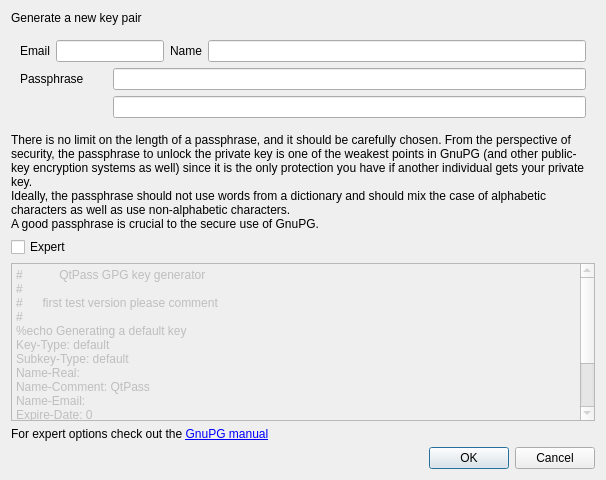
<?xml version="1.0" encoding="UTF-8"?>
<ui version="4.0">
 <class>KeygenDialog</class>
 <widget class="QDialog" name="KeygenDialog">
  <property name="geometry">
   <rect>
    <x>0</x>
    <y>0</y>
    <width>606</width>
    <height>480</height>
   </rect>
  </property>
  <property name="windowTitle">
   <string>Generate GnuPG keypair</string>
  </property>
  <layout class="QVBoxLayout" name="verticalLayout_2">
   <item>
    <widget class="QLabel" name="label">
     <property name="sizePolicy">
      <sizepolicy hsizetype="Preferred" vsizetype="Maximum">
       <horstretch>0</horstretch>
       <verstretch>0</verstretch>
      </sizepolicy>
     </property>
     <property name="text">
      <string>Generate a new key pair</string>
     </property>
    </widget>
   </item>
   <item>
    <widget class="QFrame" name="frame">
     <property name="frameShape">
      <enum>QFrame::NoFrame</enum>
     </property>
     <property name="frameShadow">
      <enum>QFrame::Plain</enum>
     </property>
     <layout class="QVBoxLayout" name="verticalLayout">
      <property name="leftMargin">
       <number>0</number>
      </property>
      <property name="topMargin">
       <number>0</number>
      </property>
      <property name="rightMargin">
       <number>0</number>
      </property>
      <property name="bottomMargin">
       <number>0</number>
      </property>
      <item>
       <widget class="QWidget" name="widget" native="true">
        <layout class="QGridLayout" name="gridLayout">
         <item row="1" column="0" colspan="2">
          <widget class="QLabel" name="labelPassphrase">
           <property name="text">
            <string>Passphrase</string>
           </property>
          </widget>
         </item>
         <item row="0" column="0">
          <widget class="QLabel" name="labelEmail">
           <property name="text">
            <string>Email</string>
           </property>
          </widget>
         </item>
         <item row="2" column="2" colspan="3">
          <widget class="QLineEdit" name="passphrase2">
           <property name="echoMode">
            <enum>QLineEdit::Password</enum>
           </property>
          </widget>
         </item>
         <item row="0" column="1" colspan="2">
          <widget class="QLineEdit" name="email"/>
         </item>
         <item row="0" column="3">
          <widget class="QLabel" name="labelName">
           <property name="text">
            <string>Name</string>
           </property>
          </widget>
         </item>
         <item row="1" column="2" colspan="3">
          <widget class="QLineEdit" name="passphrase1">
           <property name="echoMode">
            <enum>QLineEdit::Password</enum>
           </property>
          </widget>
         </item>
         <item row="0" column="4">
          <widget class="QLineEdit" name="name"/>
         </item>
        </layout>
       </widget>
      </item>
      <item>
       <widget class="QLabel" name="labelPassphraseInfo">
        <property name="text">
         <string>&lt;html&gt;&lt;head/&gt;&lt;body&gt;&lt;p&gt;There is no limit on the length of a passphrase, and it should be carefully chosen. From the perspective of security, the passphrase to unlock the private key is one of the weakest points in GnuPG (and other public-key encryption systems as well) since it is the only protection you have if another individual gets your private key. &lt;br/&gt;Ideally, the passphrase should not use words from a dictionary and should mix the case of alphabetic characters as well as use non-alphabetic characters.&lt;br/&gt;A good passphrase is crucial to the secure use of GnuPG.&lt;/p&gt;&lt;/body&gt;&lt;/html&gt;</string>
        </property>
        <property name="wordWrap">
         <bool>true</bool>
        </property>
       </widget>
      </item>
      <item>
       <widget class="QCheckBox" name="checkBox">
        <property name="text">
         <string>Expert</string>
        </property>
       </widget>
      </item>
      <item>
       <widget class="QPlainTextEdit" name="plainTextEdit">
        <property name="enabled">
         <bool>false</bool>
        </property>
        <property name="readOnly">
         <bool>true</bool>
        </property>
        <property name="plainText">
         <string>#           QtPass GPG key generator
#
#      first test version please comment
# 
%echo Generating a default key
Key-Type: default
Subkey-Type: default
Name-Real: 
Name-Comment: QtPass
Name-Email: 
Expire-Date: 0
%no-protection
# Do a commit here, so that we can later print &quot;done&quot; :-)
%commit
%echo done</string>
        </property>
        <property name="textInteractionFlags">
         <set>Qt::TextSelectableByKeyboard|Qt::TextSelectableByMouse</set>
        </property>
        <property name="backgroundVisible">
         <bool>false</bool>
        </property>
       </widget>
      </item>
      <item>
       <widget class="QLabel" name="labelExpertInfo">
        <property name="text">
         <string>For expert options check out the &lt;a href=&quot;https://www.gnupg.org/documentation/manuals/gnupg/Unattended-GPG-key-generation.html&quot;&gt;GnuPG manual&lt;/a&gt;</string>
        </property>
        <property name="openExternalLinks">
         <bool>true</bool>
        </property>
        <property name="textInteractionFlags">
         <set>Qt::LinksAccessibleByKeyboard|Qt::LinksAccessibleByMouse</set>
        </property>
       </widget>
      </item>
      <item>
       <widget class="QDialogButtonBox" name="buttonBox">
        <property name="orientation">
         <enum>Qt::Horizontal</enum>
        </property>
        <property name="standardButtons">
         <set>QDialogButtonBox::Cancel|QDialogButtonBox::Ok</set>
        </property>
       </widget>
      </item>
     </layout>
    </widget>
   </item>
  </layout>
 </widget>
 <tabstops>
  <tabstop>email</tabstop>
  <tabstop>name</tabstop>
  <tabstop>passphrase1</tabstop>
  <tabstop>passphrase2</tabstop>
  <tabstop>checkBox</tabstop>
  <tabstop>plainTextEdit</tabstop>
 </tabstops>
 <resources/>
 <connections>
  <connection>
   <sender>buttonBox</sender>
   <signal>accepted()</signal>
   <receiver>KeygenDialog</receiver>
   <slot>accept()</slot>
   <hints>
    <hint type="sourcelabel">
     <x>248</x>
     <y>254</y>
    </hint>
    <hint type="destinationlabel">
     <x>157</x>
     <y>274</y>
    </hint>
   </hints>
  </connection>
  <connection>
   <sender>buttonBox</sender>
   <signal>rejected()</signal>
   <receiver>KeygenDialog</receiver>
   <slot>reject()</slot>
   <hints>
    <hint type="sourcelabel">
     <x>316</x>
     <y>260</y>
    </hint>
    <hint type="destinationlabel">
     <x>286</x>
     <y>274</y>
    </hint>
   </hints>
  </connection>
 </connections>
</ui>
